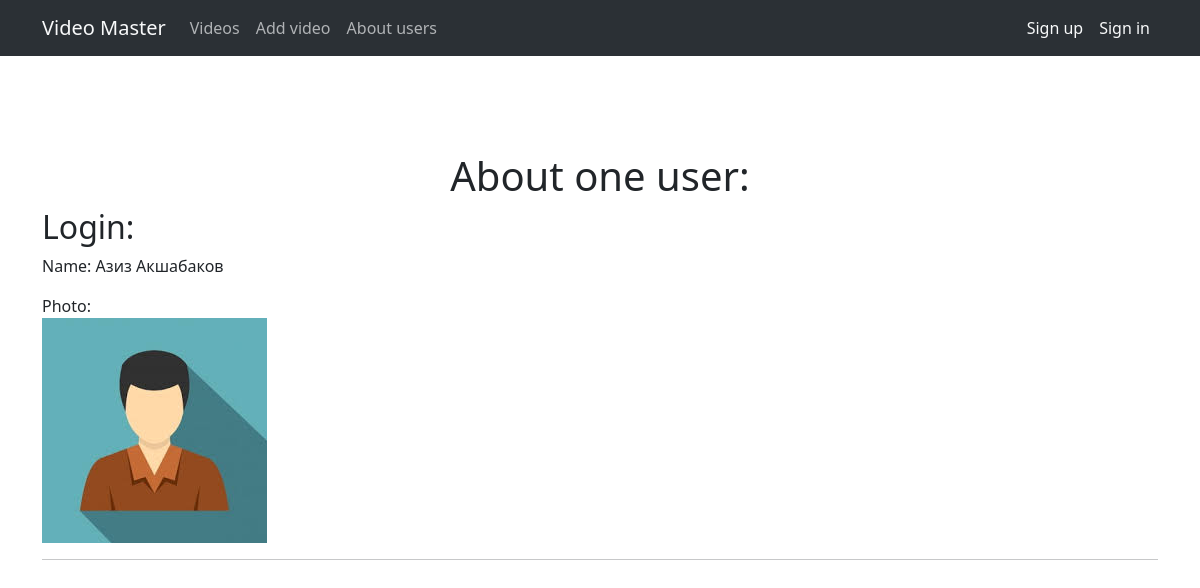
The app's page /user/aziz-akshabakov/ with its own data.
### mainapp/models.py (models this page shows, shortened)
class User(models.Model):
    username = models.CharField(max_length=255, verbose_name='Логин')
    slug = models.SlugField(max_length=255, unique=True, db_index=True, verbose_name='URL')
    first_name = models.CharField(max_length=255, verbose_name='Имя')
    last_name = models.CharField(max_length=255, verbose_name='Фамилия')
    password = models.CharField(max_length=255)
    icon = models.ImageField(upload_to='icons/', verbose_name='Аватар')
    class Meta:
        verbose_name = 'Пользователь/автор'
        verbose_name_plural = 'Пользователи/авторы'
        ordering = ['username', 'last_name', 'first_name']

### mainapp/views.py (the view)
# urls.py: path('user/<slug:user_slug>/', UserView.as_view(), name='user'),
class UserView(DetailView):
    model = User
    template_name = 'mainapp/user.html'
    slug_url_kwarg = 'user_slug'

### mainapp/templates/mainapp/user.html
{% extends 'mainapp/base.html' %}
{% block content %}
    <h1 class="text-center mt-5 pt-5">About one user:</h1>
    <h2>Login: {{ user.login }}</h2>
    <p>Name: {{ user.first_name }} {{ user.last_name }}</p>
    <div>Photo:</div>
    <p><img src="/media/{{user.icon}}" alt=""></p>
    <hr>
{% endblock %}

### records on screen
User: first_name "Азиз", last_name "Акшабаков", icon (picture)
